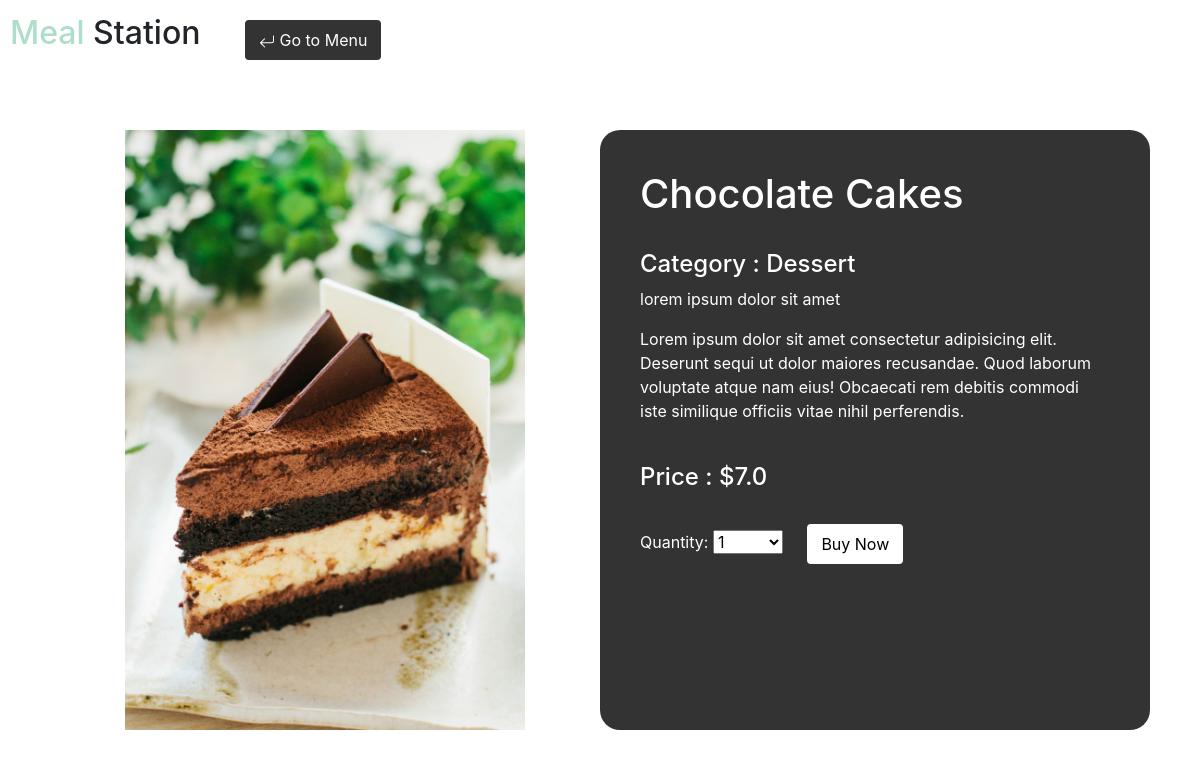
Page /products/12/ on the earlier database version.
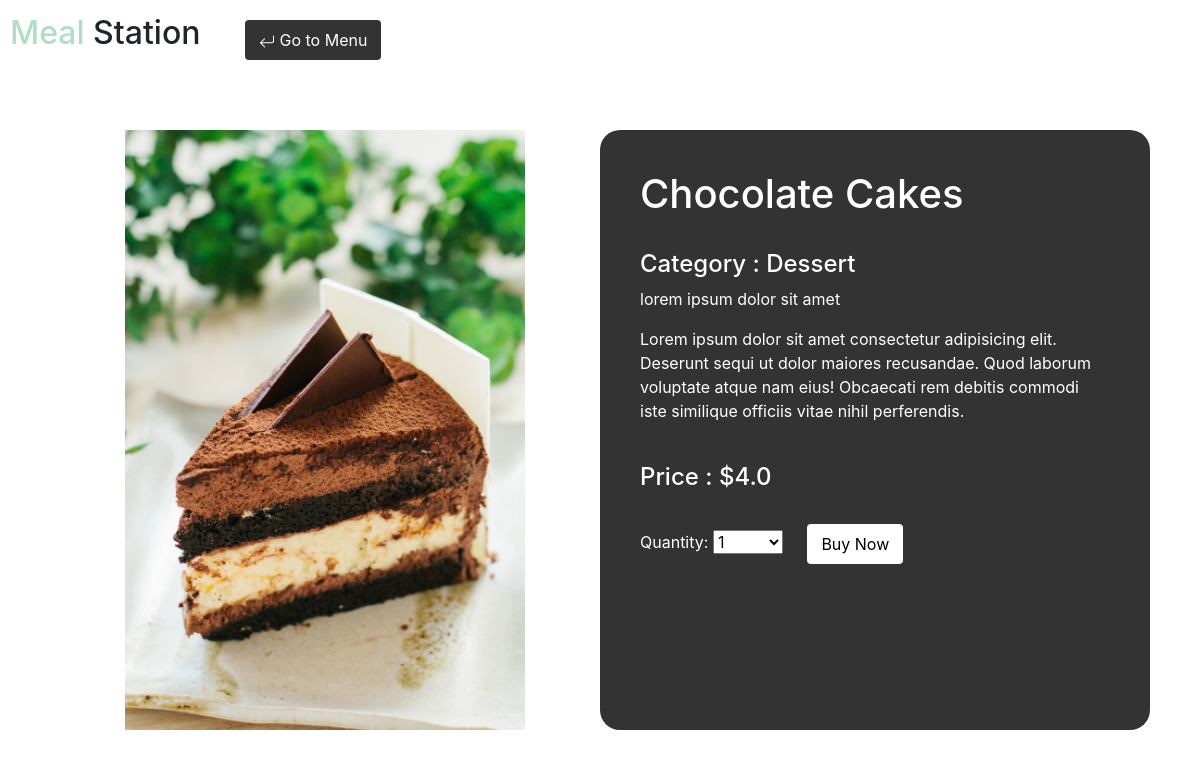
Same page on the later database version.
### home/models.py (models this page shows, shortened)
class Product(models.Model):
    CATEGORY=(
        ('Starter','Starter'),
        ('Meal','Meal'),
        ('Dessert','Dessert'),
        ('Snack','Snack'),
    )
    name=models.CharField(max_length=100,null=True)
    image=models.ImageField(null=True,blank=True)
    price=models.FloatField(null=True)
    category=models.CharField(max_length=100,null=True,choices=CATEGORY)
    description=models.CharField(max_length=100,null=True)
    date_created=models.DateTimeField(auto_now_add=True,null=True)

### home/views.py (the view)
# urls.py: path('products/<str:pk_test>/',views.productpage,name="productpage"),
def productpage(request,pk_test):
    product=Product.objects.get(id=pk_test)
    context={'product':product}
    return render(request,'home/productpage.html',context)

### home/templates/home/productpage.html (shortened to what this page needs)
<!DOCTYPE html>
<html lang="en">
<head>
    <link rel="stylesheet" href="https://stackpath.bootstrapcdn.com/bootstrap/4.3.1/css/bootstrap.min.css">
</head>
<body>
    <h2 style="display: inline;"><span style="color: #addec9; margin-left: 10px;">Meal</span> Station</h2>
    <a class="btn btn-primary" href="{% url 'products' %}" style="background-color: #333; border: 2px solid #333; margin:20px 40px;">  Go to Menu</a>
    <div class="row" style="margin: 50px">
        <div class="col-md-6" style="display: flex; justify-content: center">
            {% if product.image %}
            <img src="{{product.image.url}}" alt="test" style="width:400px ">
            {% else %}
            <div class="card" style="background-color: #eee; padding: 100px;"><p>Image preview not available</p></div>
            {% endif %}
        </div>
        <div class="col-md-6" style="background-color: #333; color: #fff; padding: 40px; border-radius: 20px;">
            <div>
                <h1>{{product.name}}</h1>
                <br>
                <h4>Category : {{product.category}}</h4>
                <p>{{product.description}}</p>
                <p>Lorem ipsum dolor sit amet consectetur adipisicing elit. Deserunt sequi ut dolor maiores recusandae. Quod laborum voluptate atque nam eius! Obcaecati rem debitis commodi iste similique officiis vitae nihil perferendis.</p>
                <br>
                <h4>Price : ${{product.price}}</h4>
                <br>
                <form action="{% url 'buynow' product.id %}" method="POST">
                    <label for="quantity">Quantity: </label>
                    <select name="quantity" style="width: 70px; margin-right: 20px;">
                        <option value="1">1</option>
                    </select>
                    <input type="submit" value="Buy Now" class="btn btn-primary" style="color: #000; background-color: #fff; border: 2px solid #fff;">
                </form>
            </div>
        </div>
    </div>
    {% load sweetify %}
</body>
</html>

Differences in the rows shown:
changed Product "Chocolate Cakes": price "7.0" → "4.0"
